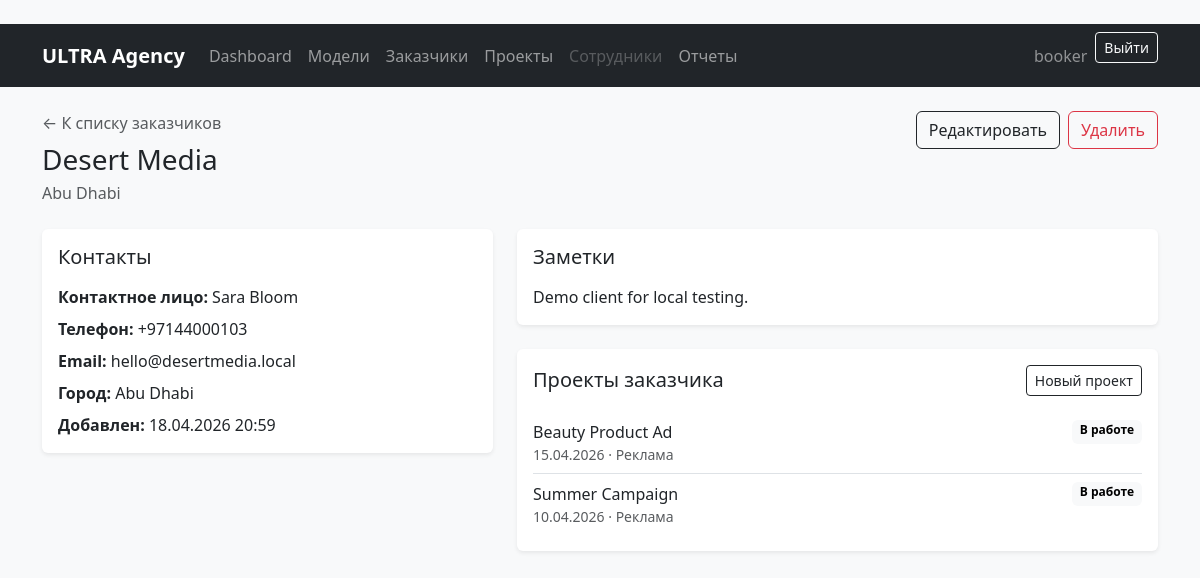
The app's page /clients/3/ (signed in), older data.
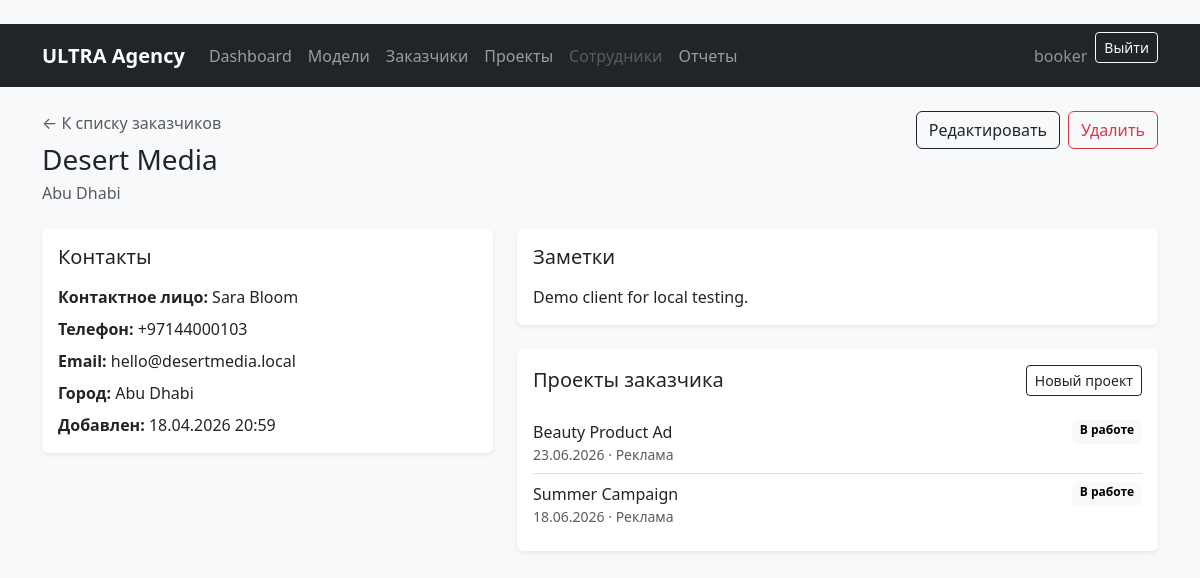
The same page, newer data.
### projects/models.py (models this page shows, shortened)
class Project(db_models.Model):
    class ProjectType(db_models.TextChoices):
        CASTING = 'casting', 'Кастинг'
        PHOTOSESSION = 'photosession', 'Фотосессия'
        SHOW = 'show', 'Показ'
        ADVERTISING = 'advertising', 'Реклама'
    class Status(db_models.TextChoices):
        NEW = 'new', 'Новый'
        IN_PROGRESS = 'in_progress', 'В работе'
        COMPLETED = 'completed', 'Завершен'
        CANCELED = 'canceled', 'Отменен'
    title = db_models.CharField('Название', max_length=200)
    client = db_models.ForeignKey(
        Client,
        on_delete=db_models.PROTECT,
        related_name='projects',
        verbose_name='Заказчик',
    )
    project_type = db_models.CharField(
        'Тип проекта',
        max_length=20,
        choices=ProjectType.choices,
        default=ProjectType.CASTING,
    )
    description = db_models.TextField('Описание', blank=True)
    start_date = db_models.DateField('Дата начала')
    end_date = db_models.DateField('Дата окончания', null=True, blank=True)
    status = db_models.CharField(
        'Статус',
        max_length=20,
        choices=Status.choices,
        default=Status.NEW,
    )
    budget = db_models.DecimalField(
        'Бюджет / выручка',
        max_digits=12,
        decimal_places=2,
        default=0,
    )
    responsible_employee = db_models.ForeignKey(
        EmployeeProfile,
        on_delete=db_models.SET_NULL,
        null=True,
        blank=True,
        related_name='projects',
        verbose_name='Ответственный сотрудник',
    )
    models = db_models.ManyToManyField(
        ModelCard,
        through='Participation',
        related_name='projects',
        verbose_name='Модели',
        blank=True,
    )
    notes = db_models.TextField('Заметки', blank=True)
    created_at = db_models.DateTimeField('Дата создания', auto_now_add=True)
    updated_at = db_models.DateTimeField('Дата обновления', auto_now=True)
    class Meta:
        verbose_name = 'Проект'
        verbose_name_plural = 'Проекты'
        ordering = ['-start_date', 'title']

### clients/views.py (the view)
# urls.py: path('<int:pk>/', ClientDetailView.as_view(), name='client_detail'),
class ClientDetailView(RoleRequiredMixin, DetailView):
    model = Client
    template_name = 'clients/client_detail.html'
    context_object_name = 'client'
    allowed_roles = PROJECT_VIEW_ROLES
    def get_queryset(self):
        return Client.objects.prefetch_related('projects')
    def get_context_data(self, **kwargs):
        context = super().get_context_data(**kwargs)
        context['can_manage_clients'] = user_has_any_role(self.request.user, PROJECT_CRUD_ROLES)
        return context

### core/mixins.py (called while the page is built)
    def test_func(self):
        return user_has_any_role(self.request.user, self.allowed_roles)

### core/permissions.py (called while the page is built)
def get_user_role(user):
    if not user.is_authenticated or not user.is_active:
        return None
    if user.is_superuser:
        return ROLE_ADMIN
    try:
        profile = user.employee_profile
    except EmployeeProfile.DoesNotExist:
        return None
    if not profile.is_active:
        return None
    return profile.role

def user_has_any_role(user, roles):
    role = get_user_role(user)
    return role in roles

### templates/clients/client_detail.html (shortened to what this page needs)
{% extends 'base.html' %}
{% block content %}
<div class="d-flex flex-column flex-md-row justify-content-between gap-3 mb-4">
    <div>
        <a class="text-muted text-decoration-none" href="{% url 'clients:client_list' %}">← К списку заказчиков</a>
        <h1 class="h3 mt-2 mb-1">{{ client.name }}</h1>
        <p class="text-muted mb-0">{{ client.city|default:'Город не указан' }}</p>
    </div>
    {% if can_manage_clients %}
        <div class="d-flex gap-2 align-items-start">
            <a class="btn btn-outline-dark" href="{% url 'clients:client_update' client.pk %}">Редактировать</a>
            <a class="btn btn-outline-danger" href="{% url 'clients:client_delete' client.pk %}">Удалить</a>
        </div>
    {% endif %}
</div>
<div class="row g-4">
    <div class="col-lg-5">
        <div class="card border-0 shadow-sm">
            <div class="card-body">
                <h2 class="h5 mb-3">Контакты</h2>
                <div class="vstack gap-2">
                    <div><strong>Контактное лицо:</strong> {{ client.contact_person|default:'Не указано' }}</div>
                    <div><strong>Телефон:</strong> {{ client.phone|default:'Не указан' }}</div>
                    <div><strong>Email:</strong> {{ client.email|default:'Не указан' }}</div>
                    <div><strong>Город:</strong> {{ client.city|default:'Не указан' }}</div>
                    <div><strong>Добавлен:</strong> {{ client.created_at|date:'d.m.Y H:i' }}</div>
                </div>
            </div>
        </div>
    </div>
    <div class="col-lg-7">
        <div class="card border-0 shadow-sm mb-4">
            <div class="card-body">
                <h2 class="h5 mb-3">Заметки</h2>
                <p class="mb-0">{{ client.notes|linebreaksbr|default:'Заметки пока не заполнены.' }}</p>
            </div>
        </div>
        <div class="card border-0 shadow-sm">
            <div class="card-body">
                <div class="d-flex justify-content-between align-items-center mb-3">
                    <h2 class="h5 mb-0">Проекты заказчика</h2>
                    {% if can_manage_clients %}
                        <a class="btn btn-outline-dark btn-sm" href="{% url 'projects:project_create' %}">Новый проект</a>
                    {% endif %}
                </div>
                {% if client.projects.all %}
                    <div class="list-group list-group-flush">
                        {% for project in client.projects.all %}
                            <a class="list-group-item list-group-item-action px-0" href="{% url 'projects:project_detail' project.pk %}">
                                <div class="d-flex justify-content-between gap-3">
                                    <span>{{ project.title }}</span>
                                    <span class="badge text-bg-light">{{ project.get_status_display }}</span>
                                </div>
                                <div class="small text-muted">{{ project.start_date|date:'d.m.Y' }} · {{ project.get_project_type_display }}</div>
                            </a>
                        {% endfor %}
                    </div>
                {% else %}
                    <p class="text-muted mb-0">Проектов пока нет.</p>
                {% endif %}
            </div>
        </div>
    </div>
</div>
{% endblock %}

Row changes from the older to the newer data that the page shows:
changed Project "Beauty Product Ad": start_date "15.04.2026" → "23.06.2026"
changed Project "Summer Campaign": start_date "10.04.2026" → "18.06.2026"
